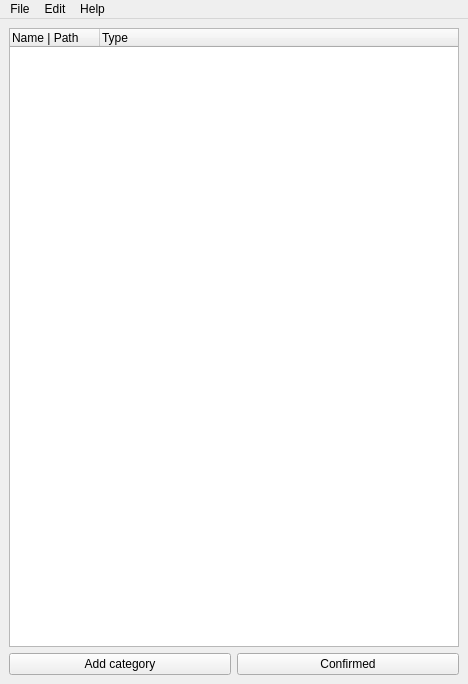
<?xml version="1.0" encoding="UTF-8"?>
<ui version="4.0">
 <class>RadialMenuSetting</class>
 <widget class="QMainWindow" name="RadialMenuSetting">
  <property name="geometry">
   <rect>
    <x>0</x>
    <y>0</y>
    <width>468</width>
    <height>684</height>
   </rect>
  </property>
  <property name="font">
   <font>
    <family>Segoe UI</family>
    <pointsize>9</pointsize>
    <weight>50</weight>
    <bold>false</bold>
   </font>
  </property>
  <property name="windowTitle">
   <string>Radial Menu Setting</string>
  </property>
  <widget class="QWidget" name="centralwidget">
   <layout class="QVBoxLayout" name="verticalLayout">
    <item>
     <widget class="QTreeWidget" name="TreeWidget">
      <property name="contextMenuPolicy">
       <enum>Qt::CustomContextMenu</enum>
      </property>
      <property name="acceptDrops">
       <bool>true</bool>
      </property>
      <property name="lineWidth">
       <number>1</number>
      </property>
      <property name="dragEnabled">
       <bool>true</bool>
      </property>
      <property name="dragDropMode">
       <enum>QAbstractItemView::InternalMove</enum>
      </property>
      <property name="sortingEnabled">
       <bool>false</bool>
      </property>
      <property name="animated">
       <bool>false</bool>
      </property>
      <property name="allColumnsShowFocus">
       <bool>false</bool>
      </property>
      <property name="wordWrap">
       <bool>false</bool>
      </property>
      <property name="headerHidden">
       <bool>false</bool>
      </property>
      <attribute name="headerVisible">
       <bool>true</bool>
      </attribute>
      <attribute name="headerCascadingSectionResizes">
       <bool>false</bool>
      </attribute>
      <attribute name="headerMinimumSectionSize">
       <number>90</number>
      </attribute>
      <attribute name="headerDefaultSectionSize">
       <number>90</number>
      </attribute>
      <attribute name="headerHighlightSections">
       <bool>false</bool>
      </attribute>
      <attribute name="headerShowSortIndicator" stdset="0">
       <bool>false</bool>
      </attribute>
      <attribute name="headerStretchLastSection">
       <bool>true</bool>
      </attribute>
      <column>
       <property name="text">
        <string>Name | Path</string>
       </property>
      </column>
      <column>
       <property name="text">
        <string>Type</string>
       </property>
      </column>
     </widget>
    </item>
    <item>
     <layout class="QHBoxLayout" name="horizontalLayout">
      <item>
       <widget class="QPushButton" name="Add">
        <property name="text">
         <string>Add category</string>
        </property>
       </widget>
      </item>
      <item>
       <widget class="QPushButton" name="Confirmed">
        <property name="text">
         <string>Confirmed</string>
        </property>
       </widget>
      </item>
     </layout>
    </item>
   </layout>
  </widget>
  <widget class="QMenuBar" name="menubar">
   <property name="geometry">
    <rect>
     <x>0</x>
     <y>0</y>
     <width>468</width>
     <height>21</height>
    </rect>
   </property>
   <widget class="QMenu" name="menufile">
    <property name="title">
     <string>File</string>
    </property>
    <addaction name="actionAdd_category"/>
    <addaction name="actionShortcut"/>
    <addaction name="separator"/>
    <addaction name="actionSave"/>
    <addaction name="separator"/>
    <addaction name="actionImport_Action"/>
    <addaction name="actionExport_Action"/>
    <addaction name="separator"/>
    <addaction name="actionExit"/>
   </widget>
   <widget class="QMenu" name="menuHelp">
    <property name="title">
     <string>Help</string>
    </property>
    <addaction name="actionGitHub"/>
    <addaction name="actionIssues"/>
   </widget>
   <widget class="QMenu" name="menuEdit">
    <property name="title">
     <string>Edit</string>
    </property>
    <addaction name="actionUndo"/>
    <addaction name="actionRedo"/>
    <addaction name="separator"/>
    <addaction name="actionDelate"/>
   </widget>
   <addaction name="menufile"/>
   <addaction name="menuEdit"/>
   <addaction name="menuHelp"/>
  </widget>
  <action name="actionImport_Action">
   <property name="text">
    <string>Import Actions</string>
   </property>
  </action>
  <action name="actionExport_Action">
   <property name="text">
    <string>Export Action</string>
   </property>
  </action>
  <action name="actionExit">
   <property name="text">
    <string>Exit</string>
   </property>
  </action>
  <action name="actionAdd_category">
   <property name="text">
    <string>Add Category</string>
   </property>
   <property name="shortcut">
    <string>Alt+A</string>
   </property>
  </action>
  <action name="actionGitHub">
   <property name="text">
    <string>GitHub</string>
   </property>
  </action>
  <action name="actionPagram_Folder">
   <property name="text">
    <string>Pagram Folder</string>
   </property>
  </action>
  <action name="actionSave">
   <property name="text">
    <string>Save</string>
   </property>
   <property name="shortcut">
    <string>Ctrl+S</string>
   </property>
  </action>
  <action name="actionUndo">
   <property name="text">
    <string>Undo</string>
   </property>
   <property name="shortcut">
    <string>Ctrl+Z</string>
   </property>
  </action>
  <action name="actionRedo">
   <property name="text">
    <string>Redo</string>
   </property>
   <property name="shortcut">
    <string>Ctrl+Y</string>
   </property>
  </action>
  <action name="actionCut">
   <property name="text">
    <string>Cut</string>
   </property>
   <property name="shortcut">
    <string>Ctrl+X</string>
   </property>
  </action>
  <action name="actionCopy">
   <property name="text">
    <string>Copy</string>
   </property>
   <property name="shortcut">
    <string>Ctrl+C</string>
   </property>
  </action>
  <action name="actionPaste">
   <property name="text">
    <string>Paste</string>
   </property>
   <property name="shortcut">
    <string>Ctrl+V</string>
   </property>
  </action>
  <action name="actionDelate">
   <property name="text">
    <string>Delate</string>
   </property>
   <property name="shortcut">
    <string>Del</string>
   </property>
  </action>
  <action name="actionIssues">
   <property name="text">
    <string>Issues</string>
   </property>
  </action>
  <action name="actionShortcut">
   <property name="text">
    <string>Shortcut</string>
   </property>
  </action>
 </widget>
 <resources/>
 <connections/>
</ui>
